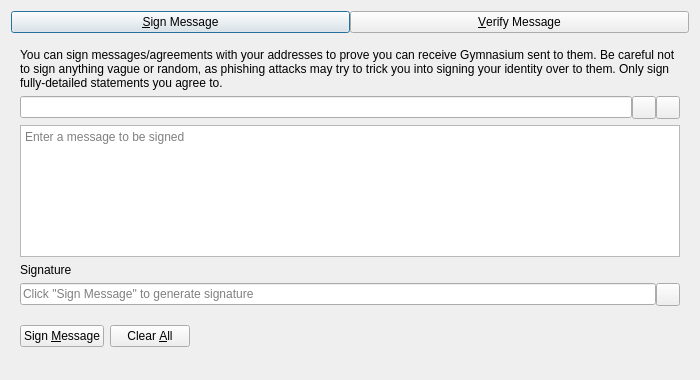
<?xml version="1.0" encoding="UTF-8"?>
<ui version="4.0">
 <class>SignVerifyMessageDialog</class>
 <widget class="QDialog" name="SignVerifyMessageDialog">
  <property name="geometry">
   <rect>
    <x>0</x>
    <y>0</y>
    <width>700</width>
    <height>380</height>
   </rect>
  </property>
  <property name="windowTitle">
   <string>Signatures - Sign / Verify a Message</string>
  </property>
  <property name="modal">
   <bool>true</bool>
  </property>
  <layout class="QVBoxLayout" name="verticalLayout">
   <item>
    <layout class="QHBoxLayout" name="horizontalLayout_Buttons_2">
     <property name="spacing">
      <number>0</number>
     </property>
     <property name="topMargin">
      <number>0</number>
     </property>
     <item>
      <widget class="QPushButton" name="btnSignMessage">
       <property name="text">
        <string>&amp;Sign Message</string>
       </property>
       <property name="checkable">
        <bool>true</bool>
       </property>
      </widget>
     </item>
     <item>
      <widget class="QPushButton" name="btnVerifyMessage">
       <property name="text">
        <string>&amp;Verify Message</string>
       </property>
       <property name="checkable">
        <bool>true</bool>
       </property>
      </widget>
     </item>
    </layout>
   </item>
   <item>
    <widget class="QStackedWidget" name="stackedWidgetSig">
     <property name="minimumSize">
      <size>
       <width>0</width>
       <height>0</height>
      </size>
     </property>
     <property name="currentIndex">
      <number>0</number>
     </property>
     <widget class="QWidget" name="pageSignMessage">
      <layout class="QVBoxLayout" name="verticalLayout_SM">
       <item>
        <widget class="QLabel" name="infoLabel_SM">
         <property name="text">
          <string>You can sign messages/agreements with your addresses to prove you can receive Gymnasium sent to them. Be careful not to sign anything vague or random, as phishing attacks may try to trick you into signing your identity over to them. Only sign fully-detailed statements you agree to.</string>
         </property>
         <property name="textFormat">
          <enum>Qt::PlainText</enum>
         </property>
         <property name="wordWrap">
          <bool>true</bool>
         </property>
        </widget>
       </item>
       <item>
        <layout class="QHBoxLayout" name="horizontalLayout_1_SM">
         <property name="spacing">
          <number>0</number>
         </property>
         <item>
          <widget class="QValidatedLineEdit" name="addressIn_SM">
           <property name="toolTip">
            <string>The Gymnasium address to sign the message with</string>
           </property>
          </widget>
         </item>
         <item>
          <widget class="QToolButton" name="addressBookButton_SM">
           <property name="toolTip">
            <string>Choose previously used address</string>
           </property>
           <property name="text">
            <string/>
           </property>
           <property name="shortcut">
            <string>Alt+A</string>
           </property>
          </widget>
         </item>
         <item>
          <widget class="QToolButton" name="pasteButton_SM">
           <property name="toolTip">
            <string>Paste address from clipboard</string>
           </property>
           <property name="text">
            <string/>
           </property>
           <property name="shortcut">
            <string>Alt+P</string>
           </property>
          </widget>
         </item>
        </layout>
       </item>
       <item>
        <widget class="QPlainTextEdit" name="messageIn_SM">
         <property name="toolTip">
          <string>Enter the message you want to sign here</string>
         </property>
         <property name="placeholderText">
          <string>Enter a message to be signed</string>
         </property>
        </widget>
       </item>
       <item>
        <widget class="QLabel" name="signatureLabel_SM">
         <property name="text">
          <string>Signature</string>
         </property>
         <property name="textFormat">
          <enum>Qt::PlainText</enum>
         </property>
        </widget>
       </item>
       <item>
        <layout class="QHBoxLayout" name="horizontalLayout_2_SM">
         <property name="spacing">
          <number>0</number>
         </property>
         <item>
          <widget class="QLineEdit" name="signatureOut_SM">
           <property name="placeholderText">
            <string>Click "Sign Message" to generate signature</string>
           </property>
           <property name="readOnly">
            <bool>true</bool>
           </property>
          </widget>
         </item>
         <item>
          <widget class="QToolButton" name="copySignatureButton_SM">
           <property name="toolTip">
            <string>Copy the current signature to the system clipboard</string>
           </property>
           <property name="text">
            <string/>
           </property>
          </widget>
         </item>
        </layout>
       </item>
       <item>
        <layout class="QHBoxLayout" name="horizontalLayout_3_SM">
         <item>
          <widget class="QPushButton" name="signMessageButton_SM">
           <property name="toolTip">
            <string>Sign the message to prove you own this Gymnasium address</string>
           </property>
           <property name="text">
            <string>Sign &amp;Message</string>
           </property>
           <property name="autoDefault">
            <bool>false</bool>
           </property>
          </widget>
         </item>
         <item>
          <widget class="QPushButton" name="clearButton_SM">
           <property name="toolTip">
            <string>Reset all sign message fields</string>
           </property>
           <property name="text">
            <string>Clear &amp;All</string>
           </property>
           <property name="autoDefault">
            <bool>false</bool>
           </property>
          </widget>
         </item>
         <item>
          <spacer name="horizontalSpacer_1_SM">
           <property name="orientation">
            <enum>Qt::Horizontal</enum>
           </property>
           <property name="sizeHint" stdset="0">
            <size>
             <width>40</width>
             <height>48</height>
            </size>
           </property>
          </spacer>
         </item>
         <item>
          <widget class="QLabel" name="statusLabel_SM">
           <property name="text">
            <string/>
           </property>
           <property name="wordWrap">
            <bool>true</bool>
           </property>
          </widget>
         </item>
         <item>
          <spacer name="horizontalSpacer_2_SM">
           <property name="orientation">
            <enum>Qt::Horizontal</enum>
           </property>
           <property name="sizeHint" stdset="0">
            <size>
             <width>40</width>
             <height>48</height>
            </size>
           </property>
          </spacer>
         </item>
        </layout>
       </item>
      </layout>
     </widget>
     <widget class="QWidget" name="pageVerifyMessage">
      <layout class="QVBoxLayout" name="verticalLayout_VM">
       <item>
        <widget class="QLabel" name="infoLabel_VM">
         <property name="text">
          <string>Enter the receiver's address, message (ensure you copy line breaks, spaces, tabs, etc. exactly) and signature below to verify the message. Be careful not to read more into the signature than what is in the signed message itself, to avoid being tricked by a man-in-the-middle attack. Note that this only proves the signing party receives with the address, it cannot prove sendership of any transaction!</string>
         </property>
         <property name="textFormat">
          <enum>Qt::PlainText</enum>
         </property>
         <property name="alignment">
          <set>Qt::AlignLeading|Qt::AlignLeft|Qt::AlignTop</set>
         </property>
         <property name="wordWrap">
          <bool>true</bool>
         </property>
        </widget>
       </item>
       <item>
        <layout class="QHBoxLayout" name="horizontalLayout_1_VM">
         <property name="spacing">
          <number>0</number>
         </property>
         <item>
          <widget class="QValidatedLineEdit" name="addressIn_VM">
           <property name="toolTip">
            <string>The Gymnasium address the message was signed with</string>
           </property>
          </widget>
         </item>
         <item>
          <widget class="QToolButton" name="addressBookButton_VM">
           <property name="toolTip">
            <string>Choose previously used address</string>
           </property>
           <property name="text">
            <string/>
           </property>
           <property name="shortcut">
            <string>Alt+A</string>
           </property>
          </widget>
         </item>
        </layout>
       </item>
       <item>
        <widget class="QPlainTextEdit" name="messageIn_VM">
          <property name="toolTip">
            <string>The signed message to verify</string>
          </property>
          <property name="placeholderText">
            <string>Enter a message to be verified</string>
          </property>
        </widget>
       </item>
       <item>
        <widget class="QValidatedLineEdit" name="signatureIn_VM">
          <property name="toolTip">
            <string>The signature given when the message was signed</string>
          </property>
          <property name="placeholderText">
            <string>Enter a signature for the message to be verified</string>
          </property>
        </widget>
       </item>
       <item>
        <layout class="QHBoxLayout" name="horizontalLayout_2_VM">
         <item>
          <widget class="QPushButton" name="verifyMessageButton_VM">
           <property name="toolTip">
            <string>Verify the message to ensure it was signed with the specified Gymnasium address</string>
           </property>
           <property name="text">
            <string>Verify &amp;Message</string>
           </property>
           <property name="autoDefault">
            <bool>false</bool>
           </property>
          </widget>
         </item>
         <item>
          <widget class="QPushButton" name="clearButton_VM">
           <property name="toolTip">
            <string>Reset all verify message fields</string>
           </property>
           <property name="text">
            <string>Clear &amp;All</string>
           </property>
           <property name="autoDefault">
            <bool>false</bool>
           </property>
          </widget>
         </item>
         <item>
          <spacer name="horizontalSpacer_1_VM">
           <property name="orientation">
            <enum>Qt::Horizontal</enum>
           </property>
           <property name="sizeHint" stdset="0">
            <size>
             <width>40</width>
             <height>48</height>
            </size>
           </property>
          </spacer>
         </item>
         <item>
          <widget class="QLabel" name="statusLabel_VM">
           <property name="text">
            <string/>
           </property>
           <property name="wordWrap">
            <bool>true</bool>
           </property>
          </widget>
         </item>
         <item>
          <spacer name="horizontalSpacer_2_VM">
           <property name="orientation">
            <enum>Qt::Horizontal</enum>
           </property>
           <property name="sizeHint" stdset="0">
            <size>
             <width>40</width>
             <height>48</height>
            </size>
           </property>
          </spacer>
         </item>
        </layout>
       </item>
      </layout>
     </widget>
    </widget>
   </item>
  </layout>
 </widget>
 <customwidgets>
  <customwidget>
   <class>QValidatedLineEdit</class>
   <extends>QLineEdit</extends>
   <header>qt/qvalidatedlineedit.h</header>
  </customwidget>
 </customwidgets>
 <resources>
  <include location="../gymnasium.qrc"/>
 </resources>
 <connections/>
</ui>
